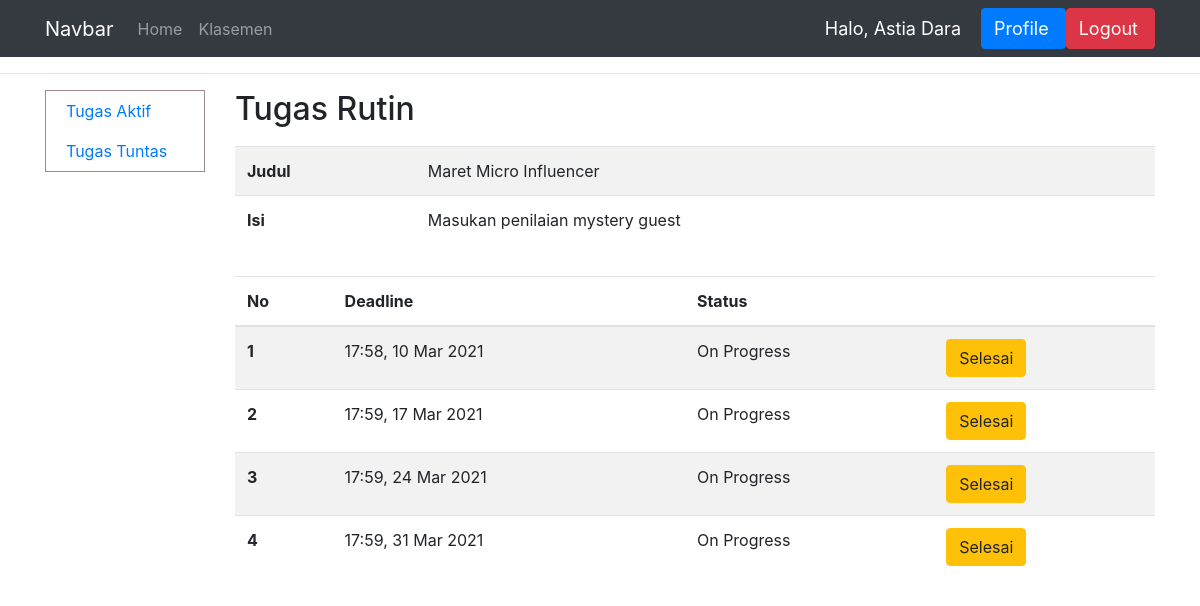
/daftar_tugas_rutin/26 (signed in), run on an earlier commit of the app's database.
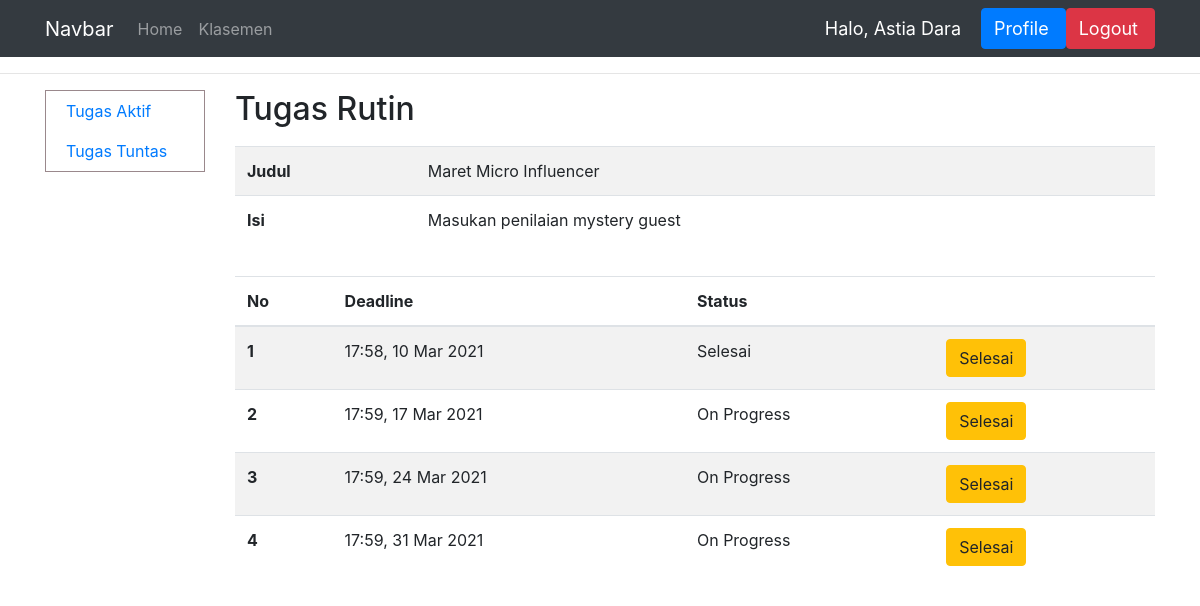
And on a later commit of the database.
### dashboard/models.py (models this page shows)
class IsiTugasRutin(models.Model):
    STATUS = (
        ('Tuntas', 'Tuntas'),
        ('Hold', 'Hold'),
        ('On Progress', 'On Progress'),
        ('Selesai', 'Selesai'),
        ('Deadline', 'Deadline'),
    )
    tugas_rutin = models.ForeignKey(TugasRutin, on_delete=models.CASCADE)
    deadline = models.DateTimeField('Deadline')
    status = models.CharField(max_length=15, choices=STATUS)
    bukti = models.CharField(max_length=100, null=True)
    penilaian = models.IntegerField(null=True)
    komentar = models.CharField(max_length=1000)
    link_bukti = models.CharField(max_length=1000, null=True)
    selesai_pada = models.DateTimeField('Selesai pada', null=True)
    ketuntasan = models.BooleanField(null=True, default=False)
    judul = models.CharField(max_length=150, null=True)
    isi = models.CharField(max_length=1000, null=True)

### dashboard/views.py (the view)
# urls.py: path('daftar_tugas_rutin/<int:id_tugas>', views.daftar_tugas_rutin, name='daftar_tugas_rutin'),
@login_required(login_url='login')
def daftar_tugas_rutin(request, id_tugas):
    nama = request.user.first_name
    t = TugasRutin.objects.get(pk=id_tugas)
    tr = IsiTugasRutin.objects.filter(tugas_rutin=t)
    manager = request.user.groups.filter(name='Manager').exists()
    context = {'nama' : nama, 'judul' : t.judul, 'isi' : t.isi, 'tugas_rutin' : tr}
    if not request.user.groups.filter(name='Eksekutif').exists() or request.user.last_name == 'Human Resource':
        context['data_kar'] = True
    if manager:
        context['sidebar_manager'] = True
    return render(request, 'eksekutif/daftar_tugas_rutin.html', context)

### templates/eksekutif/daftar_tugas_rutin.html (shortened to what this page needs)
{% extends 'main.html' %}
{% block content %}
<hr>
<div class="container">
    <div class="row">
      {% if sidebar_manager %}
        {% include 'manager/sidebar.html' %}
      {% else %}
        {% include 'eksekutif/sidebar.html' %}
      {% endif %}
        <div class="col">
            <h2 class="padding-proyek">Tugas Rutin</h2>
            <table class="table table-striped">
              <tbody>
                <tr>
                  <th scope="row">Judul</th>
                  <td>{{judul}}</td>
                </tr>
                <tr>
                  <th scope="row">Isi</th>
                  <td>{{isi|linebreaks}}</td>
                </tr>
              </tbody>
            </table>
              <table class="table table-striped">
                <thead>
                  <tr>
                    <th scope="col">No</th>
                    <th scope="col">Deadline</th>
                    <th scope="col">Status</th>
                    <th></th>
                  </tr>
                </thead>
                <tbody>
                    {% for isi in tugas_rutin %}
                  <tr>
                    <th scope="row">{{forloop.counter}}</th>
                    <td>{{isi.deadline|time:"H:i"}}, {{isi.deadline|date:"d M Y"}}</td>
                    <td>{{isi.status}}</td>
                    <td><a class="btn btn-warning" href="{% url 'upload_dokumentasi_tr' isi.id %}" role="button">Selesai</a></td>
                  </tr>
                    {% endfor %}
                </tbody>
              </table>
              <br><br><br><br><br><br><br><br>
        </div>
    </div>
</div>
{% endblock %}

What changed in the data, as far as the page shows it:
changed IsiTugasRutin: status "On Progress" → "Selesai"
